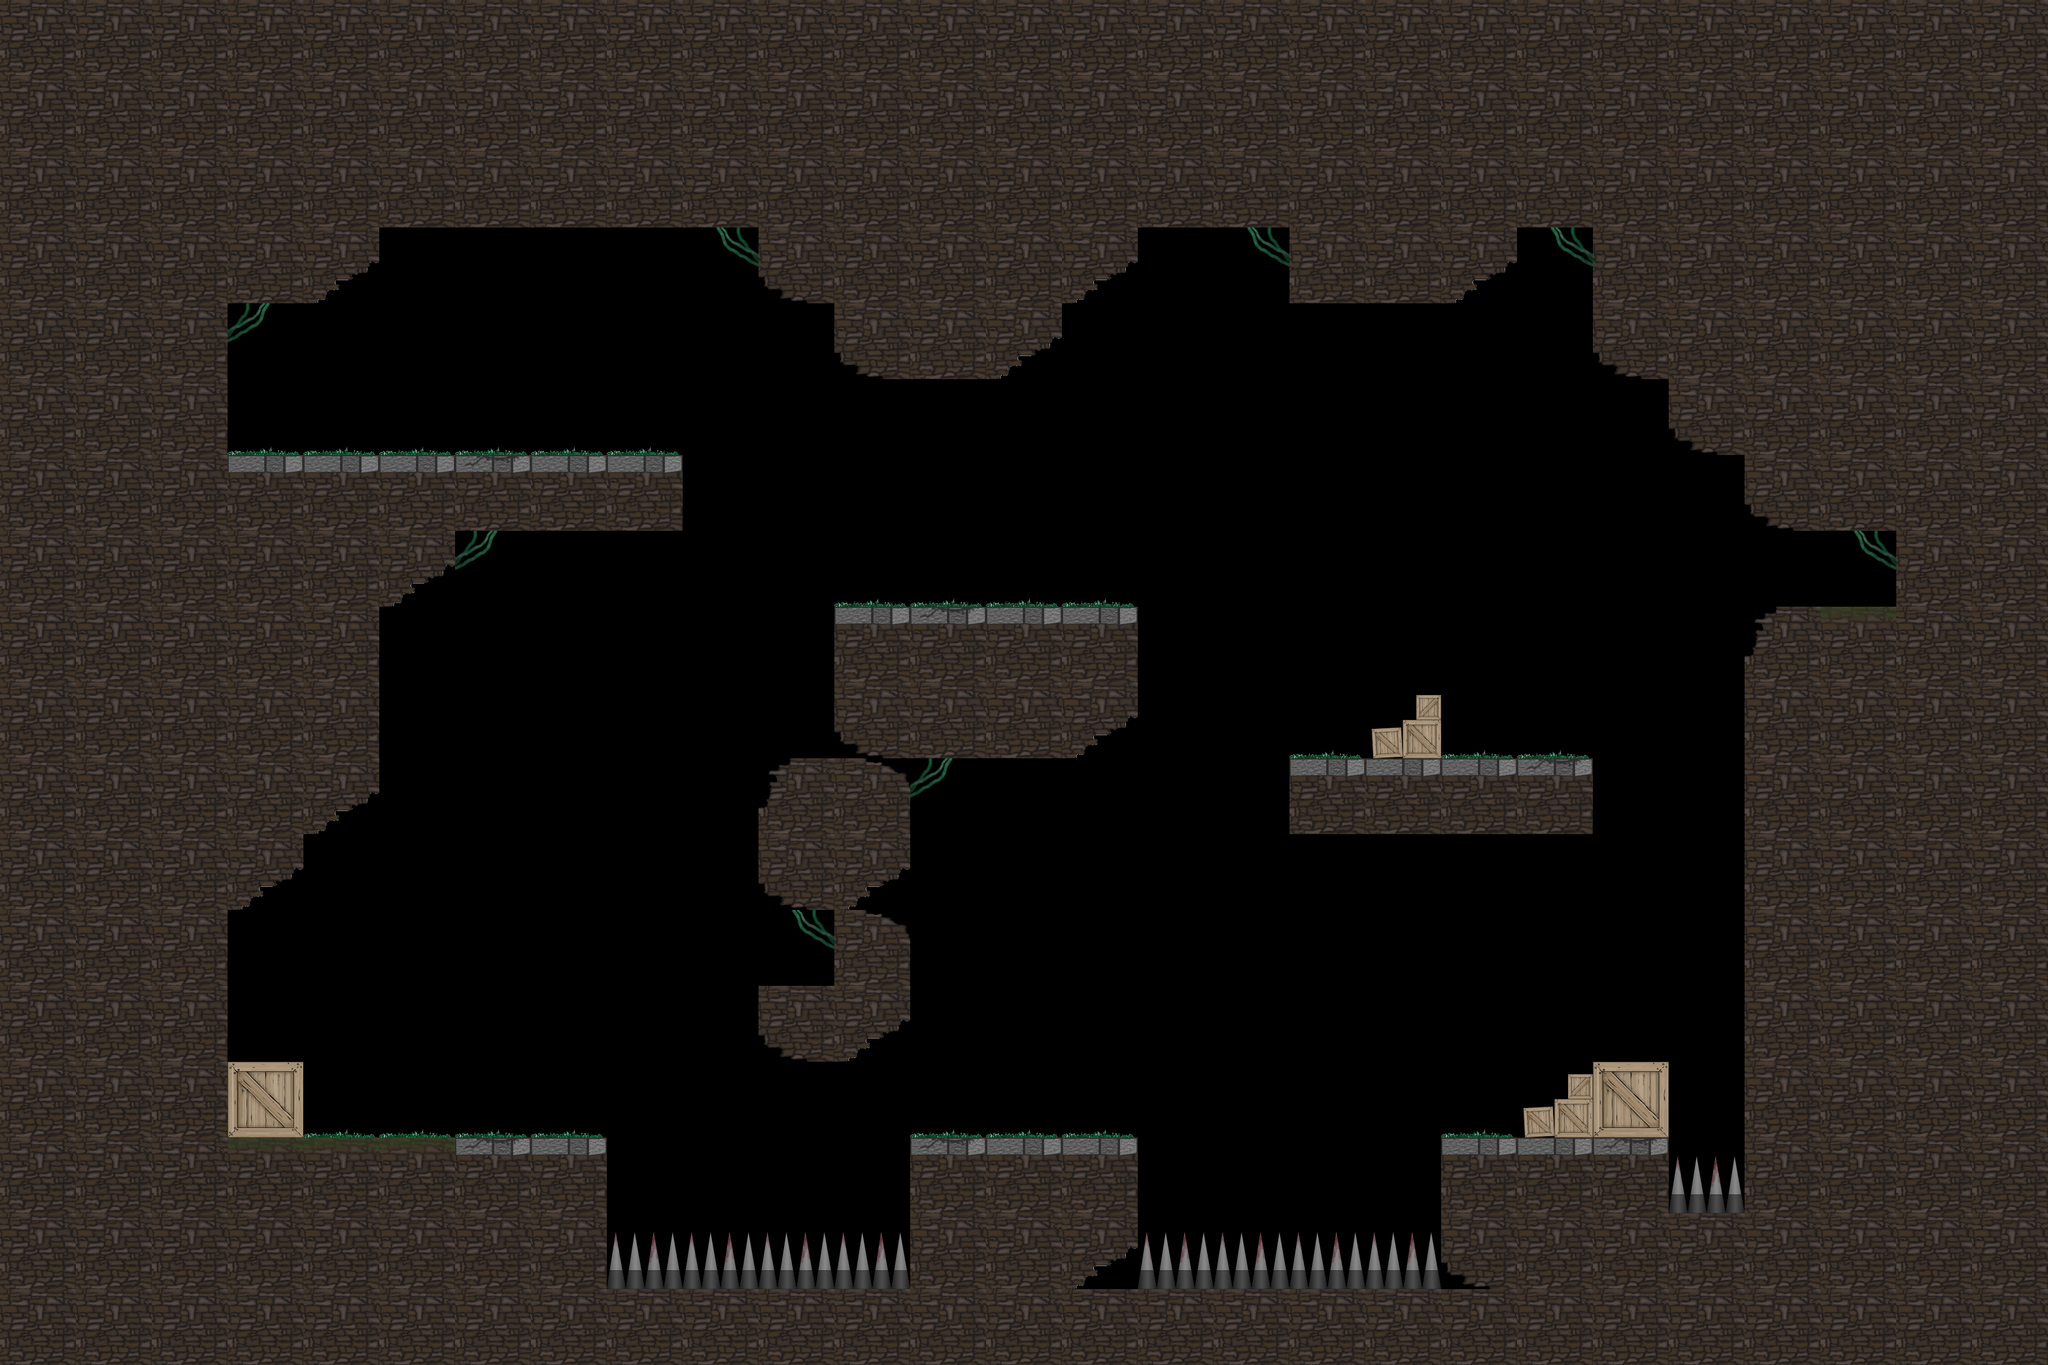

Tiled map render using the project's own tile images. Description and the map definition, with tile-layer contents summarised, below:
An orthogonal 27x18 tile map with 128x128 px tiles, 2 tile layers (Physics, Tiles) and 27 objects (11x StateBlock, 3x Sign, 3x Text, 3x Deathtouch, 3x Light, ...).

<map version="1.0" orientation="orthogonal" renderorder="right-down" width="27" height="18" tilewidth="128" tileheight="128" nextobjectid="39">
 <properties>
  <property name="Ambient" value="audio/ambient2.mp3" />
  <property name="IntroText" value="&quot;In darkness, there is only light...&quot;                 Crumbling rocks, lingering dust and a humid       atmosphere; you have no memory of previous      events, nor anything related to your past. Lying cold on the floor, you wonder what happened here, and especially... why?" />
  <property name="background" value="textures/backgrounds/background.png" />
 </properties>
 <tileset firstgid="1" name="Tiles" tilewidth="128" tileheight="128" tilecount="14">
  <tile id="0">
   <image width="128" height="128" source="../textures/objects/crate.png" />
  </tile>
  <tile id="1">
   <image width="128" height="128" source="../textures/objects/stone.png" />
  </tile>
  <tile id="2">
   <image width="128" height="128" source="../textures/objects/spikes.png" />
  </tile>
  <tile id="3">
   <image width="128" height="128" source="../textures/objects/crate2.png" />
  </tile>
  <tile id="4">
   <image width="128" height="128" source="../textures/objects/stone3.png" />
  </tile>
  <tile id="5">
   <image width="128" height="128" source="../textures/objects/stone_grass.png" />
  </tile>
  <tile id="6">
   <image width="128" height="128" source="../textures/objects/stone_se.png" />
  </tile>
  <tile id="7">
   <image width="128" height="128" source="../textures/objects/stone_ne.png" />
  </tile>
  <tile id="8">
   <image width="128" height="128" source="../textures/objects/stone_nw.png" />
  </tile>
  <tile id="9">
   <image width="128" height="128" source="../textures/objects/stone_sw.png" />
  </tile>
  <tile id="10">
   <image width="128" height="128" source="../textures/objects/plants.png" />
  </tile>
  <tile id="11">
   <image width="128" height="128" source="../textures/objects/plants2.png" />
  </tile>
  <tile id="12">
   <image width="128" height="128" source="../textures/objects/stone3_broken.png" />
  </tile>
  <tile id="13">
   <image width="128" height="128" source="../textures/objects/grass.png" />
  </tile>
 </tileset>
 <layer name="Physics" width="27" height="18">
  <data>[486 cells, 242 non-empty, 8 distinct tile ids]</data>
 </layer>
 <layer name="Tiles" width="27" height="18">
  <data>[486 cells, 86 non-empty, 11 distinct tile ids]</data>
 </layer>
 <objectgroup name="GameObjects">
  <object id="1" name="Player" type="Spawn" x="510.667" y="1772" width="128" height="128" />
  <object id="2" name="Sign" type="Sign" x="640" y="1792" width="128" height="128">
   <properties>
    <property name="Text" value="Press '1' to light your lantern" />
   </properties>
  </object>
  <object id="3" name="Sign" type="Sign" x="896" y="1792" width="128" height="128">
   <properties>
    <property name="Text" value="Lit the lantern's red candle with '2'" />
   </properties>
  </object>
  <object id="4" name="Text" type="Text" x="430.303" y="1558.67" width="512" height="128">
   <properties>
    <property name="B" value="0.1" />
    <property name="G" value="0.1" />
    <property name="R" value="0.35" />
    <property name="Scale" value="3.0" />
    <property name="Text" value="where... am I?" />
   </properties>
  </object>
  <object id="5" name="R" type="StateBlock" x="1024" y="1920" width="128" height="128">
   <properties>
    <property name="Color" value="R" />
   </properties>
  </object>
  <object id="6" name="R" type="StateBlock" x="1152" y="1920" width="128" height="128">
   <properties>
    <property name="Color" value="R" />
   </properties>
  </object>
  <object id="7" name="R" type="StateBlock" x="1280" y="1920" width="128" height="128">
   <properties>
    <property name="Color" value="R" />
   </properties>
  </object>
  <object id="8" name="R" type="StateBlock" x="1408" y="1920" width="128" height="128">
   <properties>
    <property name="Color" value="R" />
   </properties>
  </object>
  <object id="9" name="Sign" type="Sign" x="1664" y="1792" width="128" height="128">
   <properties>
    <property name="Text" value="Or its green and blue candle with '3' and '4'" />
   </properties>
  </object>
  <object id="11" name="R" type="StateBlock" x="1920" y="1920" width="128" height="128">
   <properties>
    <property name="Color" value="R" />
   </properties>
  </object>
  <object id="12" name="G" type="StateBlock" x="2048" y="1920" width="128" height="128">
   <properties>
    <property name="Color" value="G" />
   </properties>
  </object>
  <object id="13" name="B" type="StateBlock" x="2176" y="1920" width="128" height="128">
   <properties>
    <property name="Color" value="B" />
   </properties>
  </object>
  <object id="15" name="Platform" type="Moveable" x="2816" y="1280" width="128" height="668">
   <properties>
    <property name="Color" value="-" />
   </properties>
  </object>
  <object id="16" name="Death" type="Deathtouch" x="1024" y="2048" width="512" height="128" />
  <object id="17" name="Death" type="Deathtouch" x="1920" y="2048" width="512" height="128" />
  <object id="18" name="Death" type="Deathtouch" x="2816" y="1920" width="128" height="128" />
  <object id="19" name="Light" type="Light" x="2432" y="1152" width="128" height="128">
   <properties>
    <property name="Animation" value="textures/lights/light.anim" />
    <property name="D_B" value="1.5" />
    <property name="D_G" value="1.5" />
    <property name="D_R" value="1.5" />
    <property name="S_B" value="0.5" />
    <property name="S_G" value="0.5" />
    <property name="S_R" value="0.5" />
   </properties>
   <ellipse />
  </object>
  <object id="20" name="Light" type="Light" x="1536" y="512" width="128" height="128">
   <properties>
    <property name="Animation" value="textures/lights/light.anim" />
    <property name="D_B" value="2.0" />
    <property name="D_G" value="2.0" />
    <property name="D_R" value="2.0" />
    <property name="S_B" value="1.0" />
    <property name="S_G" value="1.0" />
    <property name="S_R" value="1.0" />
   </properties>
   <ellipse />
  </object>
  <object id="21" name="Light" type="Light" x="512" y="640" width="128" height="128">
   <properties>
    <property name="Animation" value="textures/lights/light.anim" />
    <property name="D_B" value="1.0" />
    <property name="D_G" value="1.0" />
    <property name="D_R" value="1.0" />
    <property name="S_B" value="0.5" />
    <property name="S_G" value="0.5" />
    <property name="S_R" value="0.5" />
   </properties>
   <ellipse />
  </object>
  <object id="22" name="Finish" type="Finish" x="384" y="640" width="128" height="128">
   <properties>
    <property name="NextLevel" value="levels/2.tmx" />
   </properties>
  </object>
  <object id="23" name="Text" type="Text" x="1408" y="640" width="512" height="128">
   <properties>
    <property name="B" value="0.05" />
    <property name="G" value="0.05" />
    <property name="R" value="0.35" />
    <property name="Scale" value="3.0" />
    <property name="Text" value="It feels... familiar" />
   </properties>
  </object>
  <object id="24" name="R" type="StateBlock" x="2048" y="1152" width="128" height="128">
   <properties>
    <property name="Color" value="R" />
   </properties>
  </object>
  <object id="25" name="B" type="StateBlock" x="1920" y="1024" width="128" height="128">
   <properties>
    <property name="Color" value="B" />
   </properties>
  </object>
  <object id="26" name="B" type="StateBlock" x="1280" y="896" width="128" height="128">
   <properties>
    <property name="Color" value="B" />
   </properties>
  </object>
  </objectgroup>
</map>
<!-- 3 of 27 objects omitted -->
